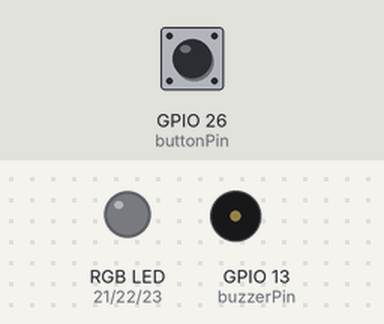
The sketch below on a simulated ESP32. Parts: an RGB LED mixed from three pins (HIGH = lit), buzzer (waves = sounding). The test bench sets the inputs (shaded band); at power-on: GPIO 26 (buttonPin) HIGH. Dim RGB values are drawn brighter than linear; WiFi joins after 1.5 s; servers stay silent unless stated; no MQTT or app messages arrive unless stated; what the sketch prints to the serial monitor is not drawn.

Above: at 2.7 s.
2.8 s: GPIO 26 (buttonPin) pulled LOW for 0.15 s
At 3.8 s:
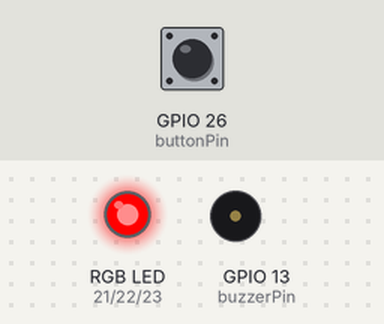
5.8 s: GPIO 26 (buttonPin) pulled LOW for 1 s
At 7.8 s:
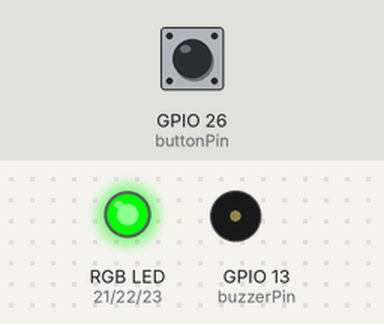
9.4 s: GPIO 26 (buttonPin) pulled LOW for 0.15 s
At 10.8 s:
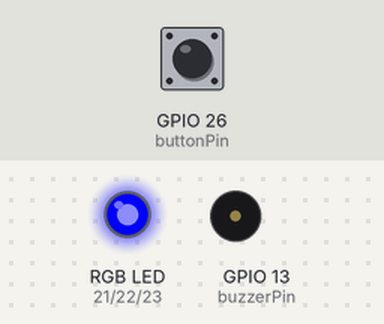
12.4 s: GPIO 26 (buttonPin) pulled LOW for 0.15 s
At 13.8 s:
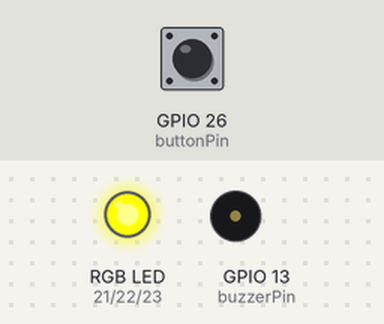
15.4 s: GPIO 26 (buttonPin) pulsed LOW 2 times (0.12 s each, 0.3 s apart)
At 16.8 s:
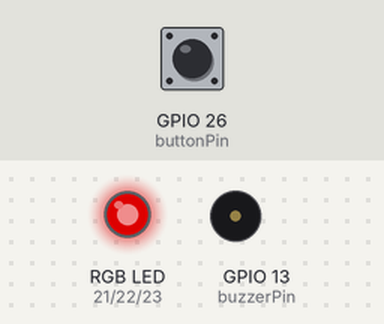
18.4 s: GPIO 26 (buttonPin) pulled LOW for 1 s
At 20.8 s:
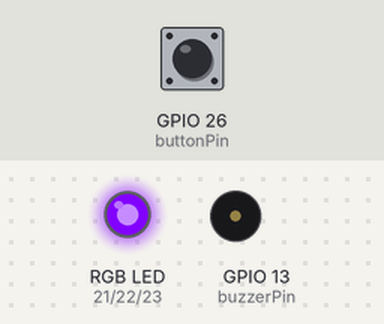
Timing chart, 0 to 23.4 s (numbered marks = the images above; inputs shaded):
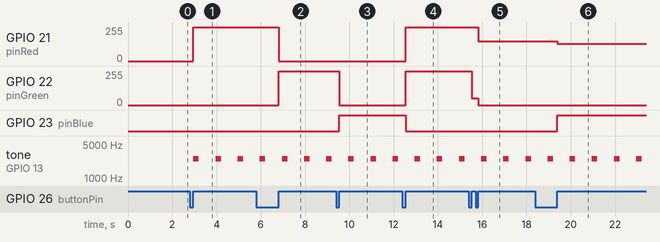

The sketch:

sketch.ino
```cpp
#include <Arduino.h>
#include <WiFi.h>
#include <ArduinoJson.h>
#include <PubSubClient.h>

// WiFi
const char *SSID = "Wokwi-GUEST";
const char *PASSWORD = "";

// MQTT
const char *BROKER_MQTT = "broker.hivemq.com";
const int BROKER_PORT = 1883;
const char *ID_MQTT = "esp32_mqtt";
const char *TOPIC_PUBLISH_STATUS = "fiap/iot/led/status";

// ID do dispositivo
const int id_tag = 1;

// Pinos
const int pinRed = 21;
const int pinGreen = 22;
const int pinBlue = 23;
const int buttonPin = 26;
const int buzzerPin = 13;

// Estados
int currentColor = 0;
bool ledOn = false;

// Controle botão
unsigned long buttonPressTime = 0;
bool buttonPressed = false;
bool longPressHandled = false;
const unsigned long debounceDelay = 50;
unsigned long lastDebounceTime = 0;

// Controle buzzer
unsigned long lastBuzzTime = 0;
const unsigned long buzzInterval = 1000;
const unsigned long buzzDuration = 250;
bool buzzerOn = false;
unsigned long buzzerStartTime = 0;

// Estados do LED e mensagem
struct LedStatus {
  uint8_t r, g, b;
  const char *message;
};

LedStatus statuses[] = {
  {255, 0, 0,     "Problema Mecânico"},
  {0, 255, 0,     "Documentação Pendente"},
  {0, 0, 255,     "Problema Elétrico"},
  {255, 255, 0,   "Problema Estético"},
  {255, 50, 0,    "Problema Segurança"},
  {150, 0, 0,     "Problemas Múltiplos"},
  {130, 0, 255,   "Motocicleta Pronta para Uso"}
};
const int totalStatuses = sizeof(statuses) / sizeof(statuses[0]);

WiFiClient espClient;
PubSubClient client(espClient);

void setColor(uint8_t r, uint8_t g, uint8_t b) {
  analogWrite(pinRed, r);
  analogWrite(pinGreen, g);
  analogWrite(pinBlue, b);
}

void startBuzz() {
  tone(buzzerPin, 2500);
  buzzerOn = true;
  buzzerStartTime = millis();
}

void stopBuzz() {
  noTone(buzzerPin);
  buzzerOn = false;
}

void publishStatus() {
  StaticJsonDocument<200> doc;
  doc["id_tag"] = id_tag;
  doc["led_on"] = ledOn;

  if (ledOn) {
    doc["problema"] = statuses[currentColor].message;
    doc["color"] = currentColor;
  } else {
    doc["problema"] = "Desligado";
    doc["color"] = -1;
  }

  char buffer[256];
  serializeJson(doc, buffer);
  client.publish(TOPIC_PUBLISH_STATUS, buffer);
  Serial.print("Enviado MQTT: ");
  Serial.println(buffer); // LOG do envio
}

void updateLed() {
  if (!ledOn) {
    setColor(0, 0, 0);
    stopBuzz();
    publishStatus();
    return;
  }
  LedStatus current = statuses[currentColor];
  setColor(current.r, current.g, current.b);
  publishStatus();
}

void reconnectMQTT() {
  while (!client.connected()) {
    Serial.print("Tentando conectar MQTT...");
    if (client.connect(ID_MQTT)) {
      Serial.println("Conectado!");
    } else {
      Serial.print("Falhou, rc=");
      Serial.print(client.state());
      Serial.println(", tentando novamente em 5s");
      delay(5000);
    }
  }
}

void setup() {
  Serial.begin(115200);

  pinMode(pinRed, OUTPUT);
  pinMode(pinGreen, OUTPUT);
  pinMode(pinBlue, OUTPUT);
  pinMode(buttonPin, INPUT_PULLUP);
  pinMode(buzzerPin, OUTPUT);

  Serial.println("Conectando WiFi...");
  WiFi.begin(SSID, PASSWORD);
  while (WiFi.status() != WL_CONNECTED) {
    delay(500);
    Serial.print(".");
  }
  Serial.println("\nWiFi conectado! IP: " + WiFi.localIP().toString());

  client.setServer(BROKER_MQTT, BROKER_PORT);

  updateLed();
}

void loop() {
  if (!client.connected()) reconnectMQTT();
  client.loop();

  int buttonState = digitalRead(buttonPin);

  // Debounce
  if (buttonState == LOW && !buttonPressed) {
    if (millis() - lastDebounceTime > debounceDelay) {
      buttonPressed = true;
      buttonPressTime = millis();
      longPressHandled = false;
      lastDebounceTime = millis();
    }
  }

  // Long press alterna LED
  if (buttonPressed && buttonState == LOW) {
    if (!longPressHandled && millis() - buttonPressTime > 1000) {
      ledOn = !ledOn;
      Serial.println("Long Press: LED alternado para " + String(ledOn ? "ON" : "OFF"));
      updateLed();
      longPressHandled = true;
    }
  }

  // Short press muda cor
  if (buttonState == HIGH && buttonPressed) {
    if (millis() - lastDebounceTime > debounceDelay) {
      buttonPressed = false;
      lastDebounceTime = millis();
      if (!longPressHandled) {
        if (!ledOn) ledOn = true;  // liga LED se estiver desligado
        else currentColor = (currentColor + 1) % totalStatuses; // muda cor
        Serial.println("Short Press: LED atualizado, cor atual = " + String(currentColor));
        updateLed();
      }
    }
  }

  // Controle buzzer
  unsigned long now = millis();
  if (ledOn) {
    if (!buzzerOn && (now - lastBuzzTime >= buzzInterval)) {
      startBuzz();
      lastBuzzTime = now;
    }
    if (buzzerOn && (now - buzzerStartTime >= buzzDuration)) stopBuzz();
  } else stopBuzz();
}
```

Measured:
- after the input at 2.8 s, GPIO 21 (pinRed): 0/255 → 255/255 after 0.15 s; tone on GPIO 13 (buzzerPin): alternates 2500 Hz for 0.25 s and silent for 0.75 s, starting after 0.16 s
- after the input at 5.8 s, GPIO 21 (pinRed): 255/255 → 0/255 after 1.0 s; GPIO 22 (pinGreen): 0/255 → 255/255 after 1.0 s
- after the input at 9.4 s, GPIO 22 (pinGreen): 255/255 → 0/255 after 0.15 s; GPIO 23 (pinBlue): LOW → HIGH after 0.15 s
- after the input at 12.4 s, GPIO 21 (pinRed), GPIO 22 (pinGreen): 0/255 → 255/255 after 0.15 s; GPIO 23 (pinBlue): HIGH → LOW after 0.15 s
- after the input at 15.4 s, GPIO 21 (pinRed): 255/255 → 150/255 after 0.42 s; GPIO 22 (pinGreen): 255/255 → 50/255 after 0.12 s, → 0/255 0.30 s later
- after the input at 18.4 s, GPIO 21 (pinRed): 150/255 → 130/255 after 1.0 s; GPIO 23 (pinBlue): LOW → HIGH after 1.0 s
